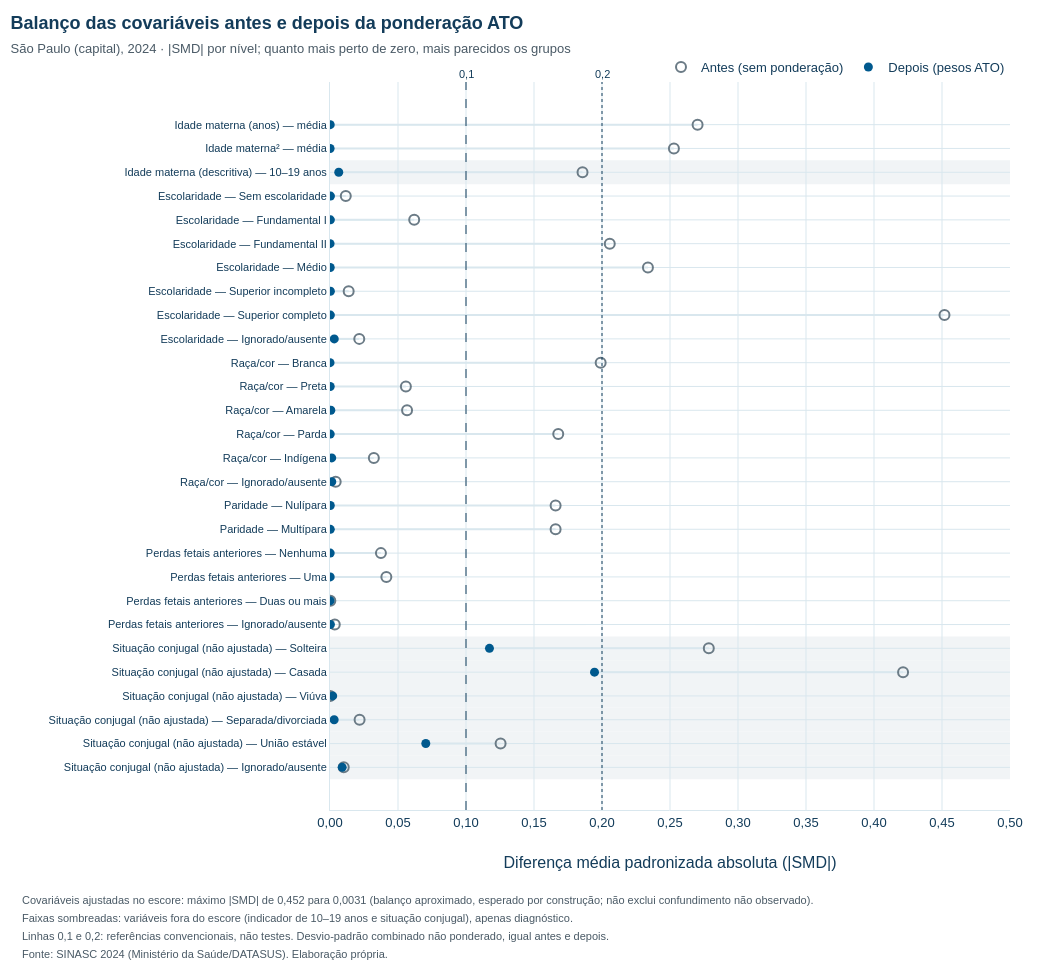

Write notebook code for a chart like this one.
### Code cell
plot = balanco.copy()
plot["rotulo"] = [f"{v} — {n}" for v, n in zip(plot.variavel, plot.nivel)]
ordem = plot.rotulo.tolist()[::-1]   # primeira linha da tabela no topo do gráfico

def valor_exibido(v, nivel):
    return fmt(v, 1) if nivel == "média" else fmt(100 * v, 1) + "%"

detalhe = [["Covariável ajustada no escore" if r.ajustada else "Fora do escore: apenas diagnóstico",
            valor_exibido(r.media_t1, r.nivel), valor_exibido(r.media_t0, r.nivel),
            valor_exibido(r.media_t1_pond, r.nivel), valor_exibido(r.media_t0_pond, r.nivel),
            float(r.smd_antes), float(r.smd_depois)] for r in plot.itertuples()]
hover = ("<b>%{y}</b><br>%{customdata[0]}<br>"
         "T=1: %{customdata[1]} bruto → %{customdata[3]} ponderado<br>"
         "T=0: %{customdata[2]} bruto → %{customdata[4]} ponderado<br>"
         "SMD (T=1 − T=0): antes %{customdata[5]:.3f} · depois %{customdata[6]:.4f}<extra></extra>")

fig_bal = go.Figure()
for r in plot.itertuples():
    if not r.ajustada:   # faixa de fundo nas linhas fora do escore
        pos = ordem.index(r.rotulo)
        fig_bal.add_shape(type="rect", xref="paper", x0=0, x1=1, yref="y", y0=pos - 0.5, y1=pos + 0.5,
                          fillcolor=COR_FAIXA, line_width=0, layer="below")
conectores_x, conectores_y = [], []
for r in plot.itertuples():
    conectores_x += [abs(r.smd_antes), abs(r.smd_depois), None]
    conectores_y += [r.rotulo, r.rotulo, None]
fig_bal.add_scatter(x=conectores_x, y=conectores_y, mode="lines", line=dict(color=COR_GRADE, width=2),
                    hoverinfo="skip", showlegend=False)
fig_bal.add_scatter(x=plot.smd_antes.abs(), y=plot.rotulo, mode="markers", name="Antes (sem ponderação)",
                    marker=dict(color=COR_REFERENCIA, symbol="circle-open", size=10, line=dict(width=2)),
                    customdata=detalhe, hovertemplate=hover)
fig_bal.add_scatter(x=plot.smd_depois.abs(), y=plot.rotulo, mode="markers", name="Depois (pesos ATO)",
                    marker=dict(color=COR_T1, symbol="circle", size=9),
                    customdata=detalhe, hovertemplate=hover)
for limite, traco in [(0.1, "dash"), (0.2, "dot")]:
    fig_bal.add_vline(x=limite, line=dict(color=COR_TEXTO, dash=traco, width=1),
                      annotation_text=fmt(limite, 1), annotation_position="top", annotation_font_size=11)
layout_academico(
    fig_bal, "Balanço das covariáveis antes e depois da ponderação ATO",
    "São Paulo (capital), 2024 · |SMD| por nível; quanto mais perto de zero, mais parecidos os grupos",
    notas=[f"Covariáveis ajustadas no escore: máximo |SMD| de {fmt(ajustadas.smd_antes.abs().max(), 3)} para "
           f"{fmt(ajustadas.smd_depois.abs().max(), 4)} (balanço aproximado, esperado por construção; não exclui confundimento "
           "não observado).",
           "Faixas sombreadas: variáveis fora do escore (indicador de 10–19 anos e situação conjugal), apenas diagnóstico.",
           "Linhas 0,1 e 0,2: referências convencionais, não testes. Desvio-padrão combinado não ponderado, igual antes e depois.",
           FONTE_SINASC_2024],
    nome_arquivo="06_balanco_smd", altura=24 * len(plot) + 300, margem_esquerda=330)
fig_bal.update_layout(legend=dict(orientation="h", x=1, xanchor="right", y=1.0, yanchor="bottom"))
fig_bal.update_xaxes(title="Diferença média padronizada absoluta (|SMD|)",
                     range=[0, max(0.5, plot.smd_antes.abs().max() * 1.1)], dtick=0.05, tickformat=".2f")
fig_bal.update_yaxes(categoryorder="array", categoryarray=ordem, tickfont=dict(size=11))
exibir_plotly(fig_bal)

### Figure 1 — Plotly figure (JSON) as saved in the notebook; plotly's stock layout.template omitted (floating-point values rounded to 4 significant figures; data arrays with more than 128 entries replaced by an {"elided": "..."} marker saying what was removed)
{"data": [{"hoverinfo": "skip", "line": {"color": "#D9E7EE", "width": 2}, "mode": "lines", "showlegend": false, "type": "scatter", "x": [0.2703, 0.0001605, null, 0.2529, 7.048e-05, null, 0.1857, 0.006441, null, 0.0116, 0.00034, null, 0.06191, 0.0002686, null, 0.2057, 6.031e-05, null, 0.2338, 0.0001641, null, 0.01373, 0.000282, null, 0.4518, 0.0002789, null, 0.02152, 0.003134, null, 0.199, 2.454e-05, null, 0.05579, 0.000155, null, 0.05666, 0.0006079, null, 0.1678, 0.0001767, null, 0.03223, 0.001273, null, 0.004178, 0.001321, null, 0.1659, 0.0002189, null, 0.1659, 0.0002189, null, 0.03745, 0.0001473, null, 0.04143, 0.0001563, null, 0.0002455, 3.351e-05, null, 0.003511, 0.0002921, null, 0.2785, 0.1172, null, 0.4214, 0.1945, null, 8.93e-05, 0.001981, null, 0.02176, 0.003058, null, 0.1254, 0.07043, null, 0.01011, 0.00897, null], "y": ["Idade materna (anos) — média", "Idade materna (anos) — média", null, "Idade materna² — média", "Idade materna² — média", null, "Idade materna (descritiva) — 10–19 anos", "Idade materna (descritiva) — 10–19 anos", null, "Escolaridade — Sem escolaridade", "Escolaridade — Sem escolaridade", null, "Escolaridade — Fundamental I", "Escolaridade — Fundamental I", null, "Escolaridade — Fundamental II", "Escolaridade — Fundamental II", null, "Escolaridade — Médio", "Escolaridade — Médio", null, "Escolaridade — Superior incompleto", "Escolaridade — Superior incompleto", null, "Escolaridade — Superior completo", "Escolaridade — Superior completo", null, "Escolaridade — Ignorado/ausente", "Escolaridade — Ignorado/ausente", null, "Raça/cor — Branca", "Raça/cor — Branca", null, "Raça/cor — Preta", "Raça/cor — Preta", null, "Raça/cor — Amarela", "Raça/cor — Amarela", null, "Raça/cor — Parda", "Raça/cor — Parda", null, "Raça/cor — Indígena", "Raça/cor — Indígena", null, "Raça/cor — Ignorado/ausente", "Raça/cor — Ignorado/ausente", null, "Paridade — Nulípara", "Paridade — Nulípara", null, "Paridade — Multípara", "Paridade — Multípara", null, "Perdas fetais anteriores — Nenhuma", "Perdas fetais anteriores — Nenhuma", null, "Perdas fetais anteriores — Uma", "Perdas fetais anteriores — Uma", null, "Perdas fetais anteriores — Duas ou mais", "Perdas fetais anteriores — Duas ou mais", null, "Perdas fetais anteriores — Ignorado/ausente", "Perdas fetais anteriores — Ignorado/ausente", null, "Situação conjugal (não ajustada) — Solteira", "Situação conjugal (não ajustada) — Solteira", null, "Situação conjugal (não ajustada) — Casada", "Situação conjugal (não ajustada) — Casada", null, "Situação conjugal (não ajustada) — Viúva", "Situação conjugal (não ajustada) — Viúva", null, "Situação conjugal (não ajustada) — Separada/divorciada", "Situação conjugal (não ajustada) — Separada/divorciada", null, "Situação conjugal (não ajustada) — União estável", "Situação conjugal (não ajustada) — União estável", null, "Situação conjugal (não ajustada) — Ignorado/ausente", "Situação conjugal (não ajustada) — Ignorado/ausente", null]}, {"customdata": {"elided": "28x7 mixed values"}, "hovertemplate": "<b>%{y}</b><br>%{customdata[0]}<br>T=1: %{customdata[1]} bruto → %{customdata[3]} ponderado<br>T=0: %{customdata[2]} bruto → %{customdata[4]} ponderado<br>SMD (T=1 − T=0): antes %{customdata[5]:.3f} · depois %{customdata[6]:.4f}<extra></extra>", "marker": {"color": "#6B7B86", "line": {"width": 2}, "size": 10, "symbol": "circle-open"}, "mode": "markers", "name": "Antes (sem ponderação)", "type": "scatter", "x": [0.2703, 0.2529, 0.1857, 0.0116, 0.06191, 0.2057, 0.2338, 0.01373, 0.4518, 0.02152, 0.199, 0.05579, 0.05666, 0.1678, 0.03223, 0.004178, 0.1659, 0.1659, 0.03745, 0.04143, 0.0002455, 0.003511, 0.2785, 0.4214, 8.93e-05, 0.02176, 0.1254, 0.01011], "y": ["Idade materna (anos) — média", "Idade materna² — média", "Idade materna (descritiva) — 10–19 anos", "Escolaridade — Sem escolaridade", "Escolaridade — Fundamental I", "Escolaridade — Fundamental II", "Escolaridade — Médio", "Escolaridade — Superior incompleto", "Escolaridade — Superior completo", "Escolaridade — Ignorado/ausente", "Raça/cor — Branca", "Raça/cor — Preta", "Raça/cor — Amarela", "Raça/cor — Parda", "Raça/cor — Indígena", "Raça/cor — Ignorado/ausente", "Paridade — Nulípara", "Paridade — Multípara", "Perdas fetais anteriores — Nenhuma", "Perdas fetais anteriores — Uma", "Perdas fetais anteriores — Duas ou mais", "Perdas fetais anteriores — Ignorado/ausente", "Situação conjugal (não ajustada) — Solteira", "Situação conjugal (não ajustada) — Casada", "Situação conjugal (não ajustada) — Viúva", "Situação conjugal (não ajustada) — Separada/divorciada", "Situação conjugal (não ajustada) — União estável", "Situação conjugal (não ajustada) — Ignorado/ausente"]}, {"customdata": {"elided": "28x7 mixed values"}, "hovertemplate": "<b>%{y}</b><br>%{customdata[0]}<br>T=1: %{customdata[1]} bruto → %{customdata[3]} ponderado<br>T=0: %{customdata[2]} bruto → %{customdata[4]} ponderado<br>SMD (T=1 − T=0): antes %{customdata[5]:.3f} · depois %{customdata[6]:.4f}<extra></extra>", "marker": {"color": "#00598E", "size": 9, "symbol": "circle"}, "mode": "markers", "name": "Depois (pesos ATO)", "type": "scatter", "x": [0.0001605, 7.048e-05, 0.006441, 0.00034, 0.0002686, 6.031e-05, 0.0001641, 0.000282, 0.0002789, 0.003134, 2.454e-05, 0.000155, 0.0006079, 0.0001767, 0.001273, 0.001321, 0.0002189, 0.0002189, 0.0001473, 0.0001563, 3.351e-05, 0.0002921, 0.1172, 0.1945, 0.001981, 0.003058, 0.07043, 0.00897], "y": ["Idade materna (anos) — média", "Idade materna² — média", "Idade materna (descritiva) — 10–19 anos", "Escolaridade — Sem escolaridade", "Escolaridade — Fundamental I", "Escolaridade — Fundamental II", "Escolaridade — Médio", "Escolaridade — Superior incompleto", "Escolaridade — Superior completo", "Escolaridade — Ignorado/ausente", "Raça/cor — Branca", "Raça/cor — Preta", "Raça/cor — Amarela", "Raça/cor — Parda", "Raça/cor — Indígena", "Raça/cor — Ignorado/ausente", "Paridade — Nulípara", "Paridade — Multípara", "Perdas fetais anteriores — Nenhuma", "Perdas fetais anteriores — Uma", "Perdas fetais anteriores — Duas ou mais", "Perdas fetais anteriores — Ignorado/ausente", "Situação conjugal (não ajustada) — Solteira", "Situação conjugal (não ajustada) — Casada", "Situação conjugal (não ajustada) — Viúva", "Situação conjugal (não ajustada) — Separada/divorciada", "Situação conjugal (não ajustada) — União estável", "Situação conjugal (não ajustada) — Ignorado/ausente"]}], "layout": {"annotations": [{"font": {"size": 11}, "showarrow": false, "text": "0,1", "x": 0.1, "xanchor": "center", "xref": "x", "y": 1, "yanchor": "bottom", "yref": "y domain"}, {"font": {"size": 11}, "showarrow": false, "text": "0,2", "x": 0.2, "xanchor": "center", "xref": "x", "y": 1, "yanchor": "bottom", "yref": "y domain"}, {"align": "left", "font": {"color": "#4A5A66", "size": 11}, "showarrow": false, "text": "Covariáveis ajustadas no escore: máximo |SMD| de 0,452 para 0,0031 (balanço aproximado, esperado por construção; não exclui confundimento não observado).", "x": -0.4559, "xanchor": "left", "xref": "paper", "y": 0, "yanchor": "top", "yref": "paper", "yshift": -82}, {"align": "left", "font": {"color": "#4A5A66", "size": 11}, "showarrow": false, "text": "Faixas sombreadas: variáveis fora do escore (indicador de 10–19 anos e situação conjugal), apenas diagnóstico.", "x": -0.4559, "xanchor": "left", "xref": "paper", "y": 0, "yanchor": "top", "yref": "paper", "yshift": -100}, {"align": "left", "font": {"color": "#4A5A66", "size": 11}, "showarrow": false, "text": "Linhas 0,1 e 0,2: referências convencionais, não testes. Desvio-padrão combinado não ponderado, igual antes e depois.", "x": -0.4559, "xanchor": "left", "xref": "paper", "y": 0, "yanchor": "top", "yref": "paper", "yshift": -118}, {"align": "left", "font": {"color": "#4A5A66", "size": 11}, "showarrow": false, "text": "Fonte: SINASC 2024 (Ministério da Saúde/DATASUS). Elaboração própria.", "x": -0.4559, "xanchor": "left", "xref": "paper", "y": 0, "yanchor": "top", "yref": "paper", "yshift": -136}], "font": {"color": "#133C5A", "family": "Arial, Helvetica, sans-serif", "size": 13}, "height": 972, "hoverlabel": {"bgcolor": "white", "bordercolor": "#D9E7EE", "font": {"color": "#133C5A", "family": "Arial, Helvetica, sans-serif", "size": 13}}, "legend": {"bgcolor": "rgba(255,255,255,0)", "orientation": "h", "x": 1, "xanchor": "right", "y": 1.0, "yanchor": "bottom"}, "margin": {"b": 162, "l": 330, "r": 40, "t": 82}, "meta": {"nome_arquivo": "06_balanco_smd"}, "separators": ",.", "shapes": [{"fillcolor": "#F1F4F6", "layer": "below", "line": {"width": 0}, "type": "rect", "x0": 0, "x1": 1, "xref": "paper", "y0": 24.5, "y1": 25.5, "yref": "y"}, {"fillcolor": "#F1F4F6", "layer": "below", "line": {"width": 0}, "type": "rect", "x0": 0, "x1": 1, "xref": "paper", "y0": 4.5, "y1": 5.5, "yref": "y"}, {"fillcolor": "#F1F4F6", "layer": "below", "line": {"width": 0}, "type": "rect", "x0": 0, "x1": 1, "xref": "paper", "y0": 3.5, "y1": 4.5, "yref": "y"}, {"fillcolor": "#F1F4F6", "layer": "below", "line": {"width": 0}, "type": "rect", "x0": 0, "x1": 1, "xref": "paper", "y0": 2.5, "y1": 3.5, "yref": "y"}, {"fillcolor": "#F1F4F6", "layer": "below", "line": {"width": 0}, "type": "rect", "x0": 0, "x1": 1, "xref": "paper", "y0": 1.5, "y1": 2.5, "yref": "y"}, {"fillcolor": "#F1F4F6", "layer": "below", "line": {"width": 0}, "type": "rect", "x0": 0, "x1": 1, "xref": "paper", "y0": 0.5, "y1": 1.5, "yref": "y"}, {"fillcolor": "#F1F4F6", "layer": "below", "line": {"width": 0}, "type": "rect", "x0": 0, "x1": 1, "xref": "paper", "y0": -0.5, "y1": 0.5, "yref": "y"}, {"line": {"color": "#133C5A", "dash": "dash", "width": 1}, "type": "line", "x0": 0.1, "x1": 0.1, "xref": "x", "y0": 0, "y1": 1, "yref": "y domain"}, {"line": {"color": "#133C5A", "dash": "dot", "width": 1}, "type": "line", "x0": 0.2, "x1": 0.2, "xref": "x", "y0": 0, "y1": 1, "yref": "y domain"}], "title": {"font": {"color": "#133C5A", "size": 18}, "text": "<b>Balanço das covariáveis antes e depois da ponderação ATO</b><br><span style='font-size:13px;color:#4A5A66'>São Paulo (capital), 2024 · |SMD| por nível; quanto mais perto de zero, mais parecidos os grupos</span>", "x": 0.01, "xanchor": "left", "y": 0.97, "yanchor": "top"}, "width": 1050, "xaxis": {"dtick": 0.05, "range": [0, 0.5], "tickformat": ".2f", "title": {"text": "Diferença média padronizada absoluta (|SMD|)"}}, "yaxis": {"categoryarray": ["Situação conjugal (não ajustada) — Ignorado/ausente", "Situação conjugal (não ajustada) — União estável", "Situação conjugal (não ajustada) — Separada/divorciada", "Situação conjugal (não ajustada) — Viúva", "Situação conjugal (não ajustada) — Casada", "Situação conjugal (não ajustada) — Solteira", "Perdas fetais anteriores — Ignorado/ausente", "Perdas fetais anteriores — Duas ou mais", "Perdas fetais anteriores — Uma", "Perdas fetais anteriores — Nenhuma", "Paridade — Multípara", "Paridade — Nulípara", "Raça/cor — Ignorado/ausente", "Raça/cor — Indígena", "Raça/cor — Parda", "Raça/cor — Amarela", "Raça/cor — Preta", "Raça/cor — Branca", "Escolaridade — Ignorado/ausente", "Escolaridade — Superior completo", "Escolaridade — Superior incompleto", "Escolaridade — Médio", "Escolaridade — Fundamental II", "Escolaridade — Fundamental I", "Escolaridade — Sem escolaridade", "Idade materna (descritiva) — 10–19 anos", "Idade materna² — média", "Idade materna (anos) — média"], "categoryorder": "array", "tickfont": {"size": 11}}}}
